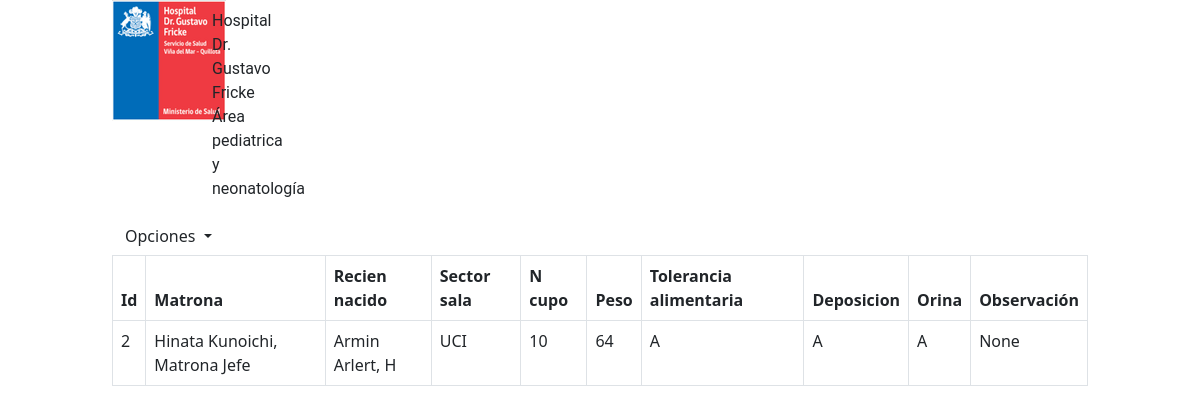
/seguimiento/4 (signed in), run on the app's committed database.
### core/models.py (models this page shows, shortened)
class Seguimiento(models.Model):
    peso_diario = models.IntegerField(null=False,blank=False)
    tolerancia_alimentaria = models.CharField(max_length=30,null=False,blank=False)
    orina = models.CharField(max_length=1,null=False,blank=False)
    deposicion = models.CharField(max_length=1,null=False,blank=False)
    sector_sala = models.CharField(max_length=3,null=False,blank=False,choices=[("UTI","UTI"),("UCI","UCI")])
    n_cupo = models.CharField(max_length=5,null=False,blank=False)
    fecha = models.DateField(auto_now=True,null=False,blank=False)
    observacion = models.CharField(max_length=120,null=True,blank=True)
    matrona = models.ForeignKey(Matrona,on_delete=models.RESTRICT)
    recien_nacido = models.ForeignKey(RecienNacido,on_delete=models.CASCADE)

class Matrona (models.Model):
    nombre = models.CharField(max_length=30,null=False,blank=False)
    primerapellido = models.CharField(max_length=30,null=False,blank=False)
    segundoapellido = models.CharField(max_length=30,null=True,blank=True)
    cargo = models.CharField(max_length=20,null=False,blank=False,choices=[("Matrona Jefe","Matrona Jefe"),("Matrona General","Matrona General")])
    run = models.CharField(max_length=10,null=False,blank=False)
    contraseña = models.CharField(max_length=15,null=False)
    def __str__(self) -> str:
        return "%s %s, %s" % (self.nombre, self.primerapellido, self.cargo)

class RecienNacido (models.Model):
    fecha_nacimiento = models.DateField(null=False,blank=False)
    nombre = models.CharField(max_length=30,null=False,blank=False)
    primerapellido = models.CharField(max_length=30,null=False,blank=False)
    segundoapellido = models.CharField(max_length=30,null=True,blank=True)
    peso = models.IntegerField(null=False,blank=False)
    altura = models.IntegerField(null=False,blank=False)
    sexo = models.CharField(max_length=1,null=False,blank=False,choices=[("H","Hombre"),("M","Mujer")])
    direccion = models.CharField(max_length=30)
    run = models.CharField(max_length=30,null=True,blank=True)
    tipo_alta = models.CharField(max_length=20,null=True,blank=True,choices=altas)
    fecha_alta = models.DateField(auto_now=True,null=True,blank=True)
    padres = models.ForeignKey(Padre,on_delete=models.RESTRICT)
    def __str__(self) -> str:
        return "%s %s, %s" % (self.nombre,self.primerapellido,self.sexo)

### core/views.py (the view)
# urls.py: path('seguimiento/<int:id>', views.seguimiento, name="seguimiento"),
@login_required
def seguimiento (request, id):
    seguimientos = Seguimiento.objects.all()
    reciennacido = RecienNacido.objects.filter(id = id)
    if id:
        seguimientos = Seguimiento.objects.filter(recien_nacido = id)
        return render(request, 'core/seguimiento.html', {'seguimientos':seguimientos})
    return render(request, 'core/seguimiento.html', {'seguimientos':seguimientos})

### core/templates/core/seguimiento.html (shortened to what this page needs)
{% extends 'core/matronabase.html' %}
{% block content %}
    <div class="row contenido">
        <div class="col-1"></div>
        <div class="col-10">
            <table class="table table-bordered">
                <thead>
                    <tr>
                        <th scope="col">Id</th>
                        <th scope="col">Matrona</th>
                        <th scope="col">Recien nacido</th>
                        <th scope="col">Sector sala</th>
                        <th scope="col">N cupo</th>
                        <th scope="col">Peso</th>
                        <th scope="col">Tolerancia alimentaria</th>
                        <th scope="col">Deposicion</th>
                        <th scope="col">Orina</th>
                        <th scope="col">Observación</th>
                    </tr>
                </thead>
            {%for seguimientos in seguimientos%}
                <tbody>
                    <tr>
                        <td scope="col">{{seguimientos.id}} </td>
                        <td scope="col">{{seguimientos.matrona}} </td>
                        <td scope="col">{{seguimientos.recien_nacido}} </td>
                        <td scope="col">{{seguimientos.sector_sala}} </td>
                        <td scope="col">{{seguimientos.n_cupo}} </td>
                        <td scope="col">{{seguimientos.peso_diario}} </td>
                        <td scope="col">{{seguimientos.tolerancia_alimentaria}} </td>
                        <td scope="col">{{seguimientos.deposicion}} </td>
                        <td scope="col">{{seguimientos.orina}} </td>
                        <td scope="col">{{seguimientos.observacion}}</td>
            {% endfor %}
        </div>
    </div>
{% endblock %}

### data on the page
Seguimiento: id "2", matrona "Hinata Kunoichi, Matrona Jefe", recien_nacido "Armin Arlert, H", sector_sala "UCI", n_cupo "10", peso_diario "64", tolerancia_alimentaria "A", deposicion "A", orina "A", observacion "None"
